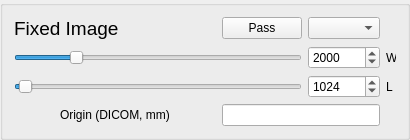
         <widget class="QGroupBox" name="groupBox">
          <property name="maximumSize">
           <size>
            <width>16777215</width>
            <height>200</height>
           </size>
          </property>
          <property name="title">
           <string/>
          </property>
          <layout class="QGridLayout" name="gridLayout_10">
           <item row="2" column="5">
            <widget class="QLabel" name="label_29">
             <property name="maximumSize">
              <size>
               <width>10</width>
               <height>16777215</height>
              </size>
             </property>
             <property name="text">
              <string>W</string>
             </property>
            </widget>
           </item>
           <item row="0" column="3">
            <widget class="QPushButton" name="pushButtonPassFixed">
             <property name="text">
              <string>Pass</string>
             </property>
            </widget>
           </item>
           <item row="3" column="4">
            <widget class="QSpinBox" name="spinBoxFixedL">
             <property name="maximum">
              <number>65535</number>
             </property>
             <property name="singleStep">
              <number>100</number>
             </property>
             <property name="value">
              <number>1024</number>
             </property>
            </widget>
           </item>
           <item row="4" column="3" colspan="2">
            <widget class="QLineEdit" name="lineEditOriginFixed"/>
           </item>
           <item row="0" column="4">
            <widget class="QComboBox" name="comboBoxImgFixed"/>
           </item>
           <item row="4" column="1">
            <widget class="QLabel" name="label_17">
             <property name="text">
              <string>Origin (DICOM, mm)</string>
             </property>
            </widget>
           </item>
           <item row="3" column="5">
            <widget class="QLabel" name="label_30">
             <property name="text">
              <string>L</string>
             </property>
            </widget>
           </item>
           <item row="2" column="4">
            <widget class="QSpinBox" name="spinBoxFixedW">
             <property name="maximum">
              <number>10000</number>
             </property>
             <property name="singleStep">
              <number>100</number>
             </property>
             <property name="value">
              <number>2000</number>
             </property>
            </widget>
           </item>
           <item row="0" column="2">
            <spacer name="horizontalSpacer_4">
             <property name="orientation">
              <enum>Qt::Horizontal</enum>
             </property>
             <property name="sizeHint" stdset="0">
              <size>
               <width>40</width>
               <height>20</height>
              </size>
             </property>
            </spacer>
           </item>
           <item row="4" column="0">
            <spacer name="horizontalSpacer_5">
             <property name="orientation">
              <enum>Qt::Horizontal</enum>
             </property>
             <property name="sizeHint" stdset="0">
              <size>
               <width>40</width>
               <height>20</height>
              </size>
             </property>
            </spacer>
           </item>
           <item row="3" column="0" colspan="4">
            <widget class="QSlider" name="sliderFixedL">
             <property name="maximum">
              <number>65535</number>
             </property>
             <property name="singleStep">
              <number>10</number>
             </property>
             <property name="pageStep">
              <number>100</number>
             </property>
             <property name="value">
              <number>1024</number>
             </property>
             <property name="orientation">
              <enum>Qt::Horizontal</enum>
             </property>
            </widget>
           </item>
           <item row="2" column="0" colspan="4">
            <widget class="QSlider" name="sliderFixedW">
             <property name="maximum">
              <number>10000</number>
             </property>
             <property name="singleStep">
              <number>10</number>
             </property>
             <property name="pageStep">
              <number>100</number>
             </property>
             <property name="value">
              <number>2000</number>
             </property>
             <property name="orientation">
              <enum>Qt::Horizontal</enum>
             </property>
            </widget>
           </item>
           <item row="0" column="0" colspan="2">
            <widget class="QLabel" name="label_11">
             <property name="font">
              <font>
               <pointsize>14</pointsize>
              </font>
             </property>
             <property name="text">
              <string>Fixed Image</string>
             </property>
            </widget>
           </item>
          </layout>
         </widget>
